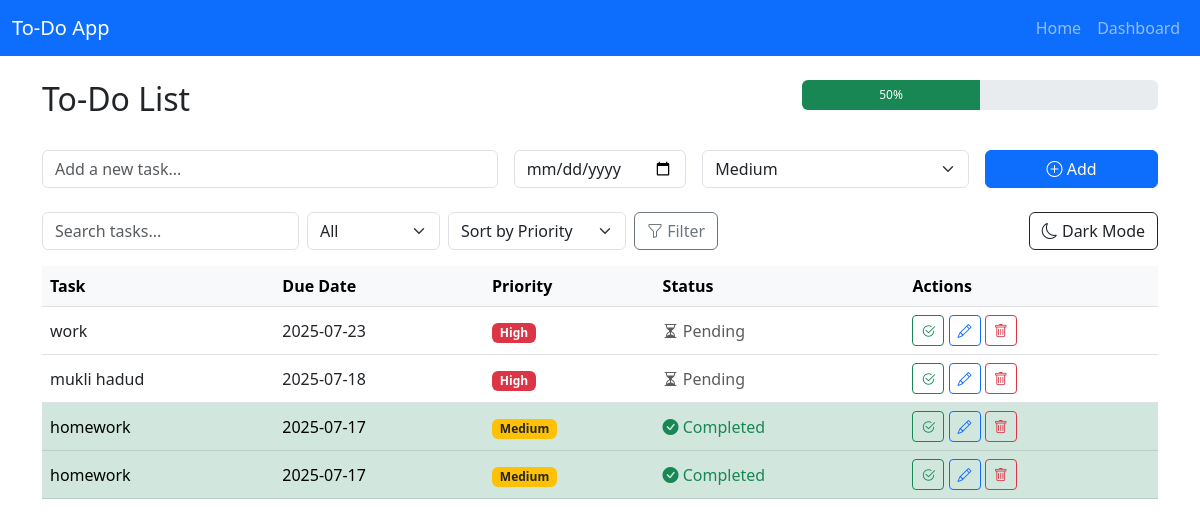
The page / on the database its author committed.
### app.py (models this page shows)
class Task(db.Model):
    id = db.Column(db.Integer, primary_key=True)
    task = db.Column(db.String(200), nullable=False)
    completed = db.Column(db.Boolean, default=False)
    priority = db.Column(db.String(10), default="Medium")
    due_date = db.Column(db.Date, nullable=True)
    created_at = db.Column(db.DateTime, default=datetime.utcnow)
    completed_at = db.Column(db.DateTime, nullable=True)

### app.py (the view)
@app.route('/', methods=['GET'])
def index():
    priority_order = {'High': 1, 'Medium': 2, 'Low': 3}
    status = request.args.get('status', 'all')
    sort = request.args.get('sort', 'priority')
    search = request.args.get('search', '').strip()
    query = Task.query
    if status == 'completed':
        query = query.filter_by(completed=True)
    elif status == 'pending':
        query = query.filter_by(completed=False)
    if search:
        query = query.filter(Task.task.ilike(f'%{search}%'))
    if sort == 'priority':
        tasks = sorted(query.all(), key=lambda t: (priority_order[t.priority], t.completed))
    elif sort == 'due_date':
        tasks = sorted(query.all(), key=lambda t: (t.due_date or '9999-12-31', t.completed))
    elif sort == 'created':
        tasks = sorted(query.all(), key=lambda t: t.id)
    else:
        tasks = query.all()
    completed_count = sum(1 for t in tasks if t.completed)
    percent = int((completed_count / len(tasks)) * 100) if tasks else 0
    return render_template('index.html', tasks=tasks, percent=percent, status=status, sort=sort, search=search, today=date.today())

### templates/index.html (shortened to what this page needs)
{% extends 'base.html' %}
{% block content %}
<div class="row mb-4">
  <div class="col-md-8">
    <h2>To-Do List</h2>
  </div>
  <div class="col-md-4 text-end">
    <div class="progress" style="height: 30px;">
      <div class="progress-bar bg-success" role="progressbar" style="width: {{ percent }}%;" aria-valuenow="{{ percent }}" aria-valuemin="0" aria-valuemax="100">{{ percent }}%</div>
    </div>
  </div>
</div>
<form action="{{ url_for('add') }}" method="POST" class="row g-3 mb-4">
  <div class="col-md-5">
    <input type="text" name="task" class="form-control" placeholder="Add a new task..." required>
  </div>
  <div class="col-md-2">
    <input type="date" name="due_date" class="form-control" placeholder="Due date">
  </div>
  <div class="col-md-3">
    <select name="priority" class="form-select">
      <option value="Medium" selected>Medium</option>
    </select>
  </div>
  <div class="col-md-2">
    <button type="submit" class="btn btn-primary w-100"><i class="bi bi-plus-circle"></i> Add</button>
  </div>
</form>
<div class="row mb-3">
  <div class="col-md-8">
    <form method="get" class="row g-2 align-items-center">
      <div class="col-auto">
        <input type="text" name="search" class="form-control" placeholder="Search tasks..." value="{{ search }}">
      </div>
      <div class="col-auto">
        <select name="status" class="form-select">
          <option value="all" {% if status == 'all' %}selected{% endif %}>All</option>
        </select>
      </div>
      <div class="col-auto">
        <select name="sort" class="form-select">
          <option value="priority" {% if sort == 'priority' %}selected{% endif %}>Sort by Priority</option>
        </select>
      </div>
      <div class="col-auto">
        <button type="submit" class="btn btn-outline-secondary"><i class="bi bi-funnel"></i> Filter</button>
      </div>
    </form>
  </div>
  <div class="col-md-4 text-end">
    <button id="darkModeToggle" class="btn btn-outline-dark"><i class="bi bi-moon"></i> Dark Mode</button>
  </div>
</div>
<table class="table table-hover align-middle">
  <thead class="table-light">
    <tr>
      <th>Task</th>
      <th>Due Date</th>
      <th>Priority</th>
      <th>Status</th>
      <th>Actions</th>
    </tr>
  </thead>
  <tbody>
    {% for task in tasks %}
    <tr class="{% if task.completed %}table-success{% elif task.due_date and task.due_date < today and not task.completed %}table-danger{% endif %}">
      <td>{{ task.task }}</td>
      <td>{% if task.due_date %}{{ task.due_date.strftime('%Y-%m-%d') }}{% else %}-{% endif %}</td>
      <td>
        <span class="badge
          {% if task.priority == 'High' %}bg-danger
          {% elif task.priority == 'Medium' %}bg-warning text-dark
          {% else %}bg-secondary
          {% endif %}">
          {{ task.priority }}
        </span>
      </td>
      <td>
        {% if task.completed %}
          <span class="text-success"><i class="bi bi-check-circle-fill"></i> Completed</span>
        {% elif task.due_date and task.due_date < today %}
          <span class="text-danger"><i class="bi bi-exclamation-triangle"></i> Overdue</span>
        {% else %}
          <span class="text-muted"><i class="bi bi-hourglass-split"></i> Pending</span>
        {% endif %}
      </td>
      <td>
        <a href="{{ url_for('complete', id=task.id) }}" class="btn btn-outline-success btn-sm" title="Toggle Complete">
          <i class="bi bi-check2-circle"></i>
        </a>
        <a href="{{ url_for('edit', task_id=task.id) }}" class="btn btn-outline-primary btn-sm" title="Edit">
          <i class="bi bi-pencil"></i>
        </a>
        <a href="{{ url_for('delete', id=task.id) }}" class="btn btn-outline-danger btn-sm" title="Delete" onclick="return confirm('Are you sure you want to delete this task?');">
          <i class="bi bi-trash"></i>
        </a>
      </td>
    </tr>
    {% endfor %}
  </tbody>
</table>
{% endblock %}

### templates/base.html (shortened to what this page needs)
<!DOCTYPE html>
<html lang="en">
<head>
    <link href="https://cdn.jsdelivr.net/npm/bootstrap@5.3.0/dist/css/bootstrap.min.css" rel="stylesheet">
    <link href="https://cdn.jsdelivr.net/npm/bootstrap-icons@1.10.5/font/bootstrap-icons.css" rel="stylesheet">
</head>
<body class="{% if request.cookies.get('dark_mode') == 'on' %}bg-dark text-light{% endif %}">
<nav class="navbar navbar-expand-lg navbar-dark bg-primary mb-4">
  <div class="container-fluid">
    <a class="navbar-brand" href="{{ url_for('index') }}">To-Do App</a>
    <div class="collapse navbar-collapse" id="navbarNav">
      <ul class="navbar-nav ms-auto">
        <li class="nav-item">
          <a class="nav-link" href="{{ url_for('index') }}">Home</a>
        </li>
        <li class="nav-item">
          <a class="nav-link" href="{{ url_for('dashboard') }}">Dashboard</a>
        </li>
      </ul>
    </div>
  </div>
</nav>
<div class="container">
    {% block content %}{% endblock %}
</div>
</body>
</html>

### rows shown on the page
Task: task "work", due_date "2025-07-23", priority "High", completed False (drawn)
Task: task "mukli hadud", due_date "2025-07-18", priority "High", completed False (drawn)
Task: task "homework", due_date "2025-07-17", priority "Medium", completed True (drawn)
Task: task "homework", due_date "2025-07-17", priority "Medium", completed True (drawn)

### other values the page prints
{{ percent }} "50"
